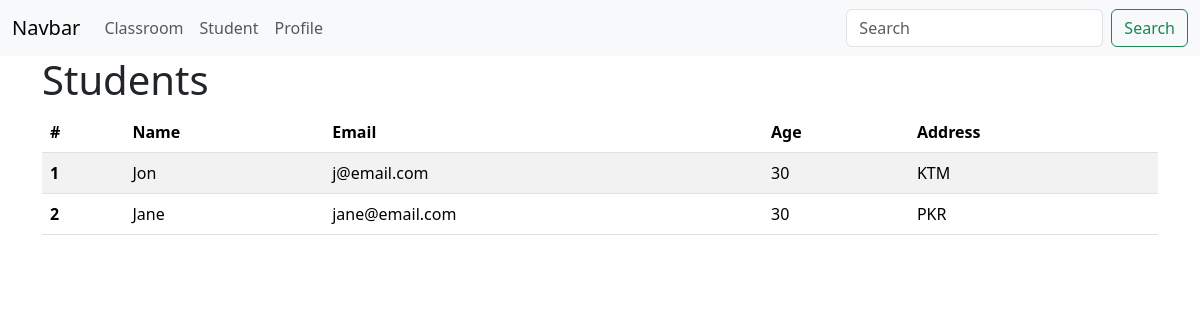
/core/, run on the app's committed database.
### core/models.py (models this page shows)
class Student(models.Model):
    name = models.CharField(max_length=20)
    age = models.IntegerField()
    email = models.EmailField(max_length=20)
    address = models.CharField(max_length=20)

### core/views.py (the view)
# urls.py: path('', students, name='students')
def students(request):
    stds = Student.objects.all()
    return render(request, template_name='core/students.html',
                  context={"students": stds, "title": "Students"})

### core/templates/core/students.html
{% extends 'core/base.html' %}
{% block content %}
    <h1>{{ title }}</h1>
    <table class="table table-striped">
        <thead>
        <tr>
            <th scope="col">#</th>
            <th scope="col">Name</th>
            <th scope="col">Email</th>
            <th scope="col">Age</th>
            <th scope="col">Address</th>
        </tr>
        </thead>
        <tbody>
        {% for student in students %}
            <tr>
                <th scope="row">{{ forloop.counter }}</th>
                <td>{{ student.name }}</td>
                <td>{{ student.email }}</td>
                <td>{{ student.age }}</td>
                <td>{{ student.address }}</td>
            </tr>
        {% endfor %}
        </tbody>
    </table>
{% endblock %}

### data on the page
Student: name "Jon", email "j@email.com", age "30", address "KTM"
Student: name "Jane", email "jane@email.com", age "30", address "PKR"

### other printed values
{{ title }} "Students"
